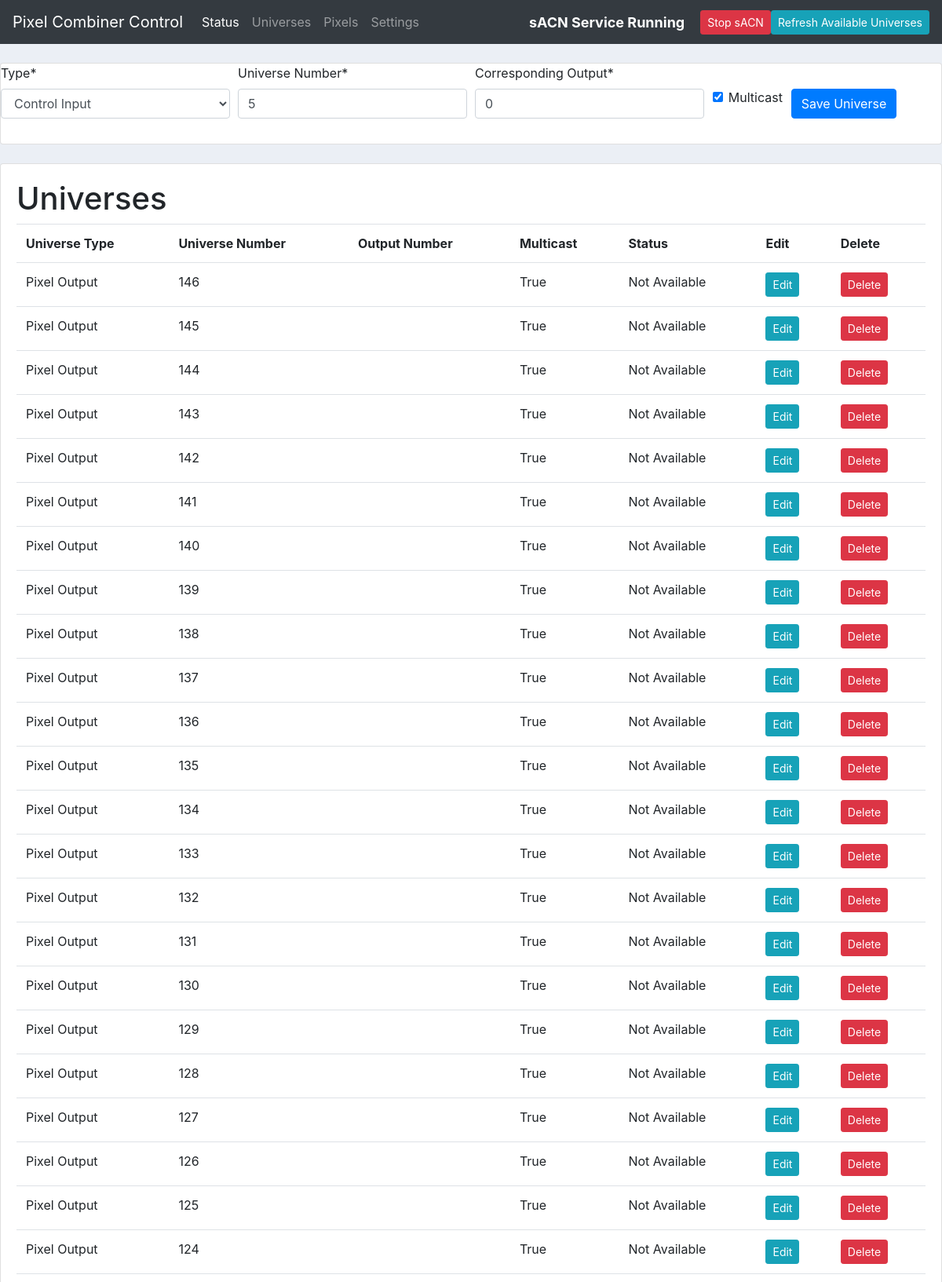
Screenshot of /universe/264/ (upper part) with the database file from the repository.
### configurator/models.py (models this page shows)
class Universe(models.Model):
    control = 'ctrlIn'
    consInput = 'consoleIn'
    pixInput = 'pixelIn'
    pixOutput = 'pixelOut'
    typeChoices = [
        (control, "Control Input"),
        (consInput, "Console Input"),
        (pixInput, "Pixel Input"),
        (pixOutput, "Pixel Output")
    ]
    universeType = models.CharField(
        max_length=13,
        choices=typeChoices,
        default=pixInput
        )
    universeNumber = models.IntegerField(validators=[MinValueValidator(1), MaxValueValidator(512)])
    pixelOutUni = models.IntegerField(validators=[MinValueValidator(0), MaxValueValidator(512)], default=0)
    multicast = models.BooleanField(default=True)
    available = models.BooleanField(default=False)

### configurator/views.py (the view)
# urls.py: path('universe/<str:pk>/', universe_view, name="universe"),
def universe_view(request, pk, *args, **kwargs):
    if pk == 'New':
        prevEntry = Universe.objects.latest('id')
        initial_data = {
            'universeType': prevEntry.universeType,
            'universeNumber': (prevEntry.universeNumber + 1 ),
            'multicast': prevEntry.multicast
        }
        form = UniverseForm(request.POST or None, initial=initial_data)
    else:
        form = UniverseForm(request.POST or None, instance=Universe.objects.get(id=pk))
    if form.is_valid():
        form.save()
    universes = Universe.objects.all().order_by('-universeNumber')
    context = {"running": running,"universes": universes,"form": form}
    return render(request, "universe.html", context)

### configurator/forms.py
class UniverseForm(ModelForm):
    class Meta:
        model = Universe
        fields = [
            'universeType',
            'universeNumber',
            'pixelOutUni',
            'multicast'
        ]
        labels = {
            'universeType': 'Type',
            'universeNumber': 'Universe Number',
            'pixelOutUni': 'Corresponding Output',
            'multicast': 'Multicast'
        }

### templates/universe.html
{% extends 'base.html' %}
{% load crispy_forms_tags %}
{% block content %}
<br>
<div class="card">
<form method='POST'> {% csrf_token %}
    <div class="form-row">
        <div class="form-group col-md-3">
            {{ form.universeType|as_crispy_field }}
        </div>
        <div class="form-group col-md-3">
            {{ form.universeNumber|as_crispy_field }}
        </div>
        <div class="form-group col-md-3">
            {{ form.pixelOutUni|as_crispy_field }}
        </div>
        <div class="form-group col-md-1 my-auto ">
            <div class="form-row my-auto justify-content-center">
                {{ form.multicast|as_crispy_field }}
            </div>
        </div>
        <div class="form-group col-md-1 my-auto justify-content-center">
            <button type='submit' class="btn btn-primary">Save Universe</button>
        </div>
    </div>
</form>
</div>
<br>
{% include 'universeTable.html' %}
{% endblock %}

### templates/universeTable.html
<div class="column">
    <div class="card card-body">
        <h1 class="display-5">Universes</h1>
        <table class="table">
            <tr>
                <th>Universe Type</th>
                <th>Universe Number</th>
                <th>Output Number</th>
                <th>Multicast</th>
                <th>Status</th>
                <th>Edit</th>
                <th>Delete</th>
            </tr>
            {% for i in universes %}
            <tr>
                <td>{{i.get_universeType_display}}</td>
                <td>{{i.universeNumber}}</td>
                {% if i.pixelOutUni > 0 %}
                <td>{{i.pixelOutUni}}</td>
                {%else%}
                <td></td>
                {%endif%}
                <td>{{i.multicast}}</td>
                {% if i.available %}
                <td>Available</td>
                {%else%}
                <td>Not Available</td>
                {%endif%}
                <td><a class="btn btn-sm btn-info" href="{%url 'universe' i.id %}"> Edit </a></td>
				<td><a class="btn btn-sm btn-danger" href="{%url 'delete_universe' i.id %}"> Delete </a></td>
            </tr>
            {% endfor %}
        </table>
    </div>
</div>

### static/css/main.css (style rules this page uses)
body { background-color: #ebeff5; }

### rows the page displays
Universe: universeType "Control Input", universeNumber "5", pixelOutUni "0", multicast "☑"
Universe: universeType "Pixel Output", universeNumber "146", pixelOutUni 0 (drawn), multicast "True", available "Not Available"
Universe: universeType "Pixel Output", universeNumber "145", pixelOutUni 0 (drawn), multicast "True", available "Not Available"
Universe: universeType "Pixel Output", universeNumber "144", pixelOutUni 0 (drawn), multicast "True", available "Not Available"
Universe: universeType "Pixel Output", universeNumber "143", pixelOutUni 0 (drawn), multicast "True", available "Not Available"
Universe: universeType "Pixel Output", universeNumber "142", pixelOutUni 0 (drawn), multicast "True", available "Not Available"
Universe: universeType "Pixel Output", universeNumber "141", pixelOutUni 0 (drawn), multicast "True", available "Not Available"
Universe: universeType "Pixel Output", universeNumber "140", pixelOutUni 0 (drawn), multicast "True", available "Not Available"
Universe: universeType "Pixel Output", universeNumber "139", pixelOutUni 0 (drawn), multicast "True", available "Not Available"
Universe: universeType "Pixel Output", universeNumber "138", pixelOutUni 0 (drawn), multicast "True", available "Not Available"
Universe: universeType "Pixel Output", universeNumber "137", pixelOutUni 0 (drawn), multicast "True", available "Not Available"
Universe: universeType "Pixel Output", universeNumber "136", pixelOutUni 0 (drawn), multicast "True", available "Not Available"
Universe: universeType "Pixel Output", universeNumber "135", pixelOutUni 0 (drawn), multicast "True", available "Not Available"
Universe: universeType "Pixel Output", universeNumber "134", pixelOutUni 0 (drawn), multicast "True", available "Not Available"
Universe: universeType "Pixel Output", universeNumber "133", pixelOutUni 0 (drawn), multicast "True", available "Not Available"
Universe: universeType "Pixel Output", universeNumber "132", pixelOutUni 0 (drawn), multicast "True", available "Not Available"
Universe: universeType "Pixel Output", universeNumber "131", pixelOutUni 0 (drawn), multicast "True", available "Not Available"
Universe: universeType "Pixel Output", universeNumber "130", pixelOutUni 0 (drawn), multicast "True", available "Not Available"
Universe: universeType "Pixel Output", universeNumber "129", pixelOutUni 0 (drawn), multicast "True", available "Not Available"
Universe: universeType "Pixel Output", universeNumber "128", pixelOutUni 0 (drawn), multicast "True", available "Not Available"
Universe: universeType "Pixel Output", universeNumber "127", pixelOutUni 0 (drawn), multicast "True", available "Not Available"
Universe: universeType "Pixel Output", universeNumber "126", pixelOutUni 0 (drawn), multicast "True", available "Not Available"
Universe: universeType "Pixel Output", universeNumber "125", pixelOutUni 0 (drawn), multicast "True", available "Not Available"
Universe: universeType "Pixel Output", universeNumber "124", pixelOutUni 0 (drawn), multicast "True", available "Not Available"
Universe: pixelOutUni 0 (drawn)
